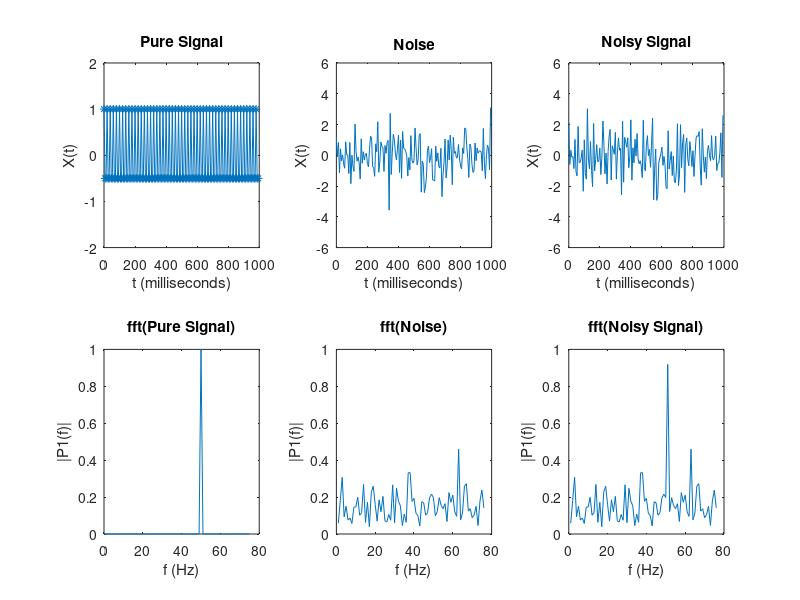

MATLAB code for this plot:
close all
% Generate a signal 1 second long with 1000 sampling frequency
% Generate noise
% Plot signal, noise, and their sum (a noisy signal)
% plot their fourier transforms

%Fs = 1000;             % Sampling frequency
Fs = 150;             % Sampling frequency
T = 1/Fs;             % Sampling period
L = Fs;               % Length of signal (Always one second long)
%L = 1000;               % Length of signal (Always one second long)
t = (0:L-1)*T;        % Time vector
fucktard = 1:150;

w0 = 50;      % Hz


%k = (1-0)/(0-150);
f = @(t) -1*t + 1;

%Form a signal containing a 50 Hz sinusoid of amplitude 1.
%S = f(t).*sin(2*pi*50*t);
S =  cos(2*pi*w0*t);
%S = (k*t + 1).*(1/2).*( exp(-j*2*pi*w0*t) + exp(j*2*pi*w0*t)) ;

%return

%Noise
N = randn(size(t));
%Noisy Signal
X = S + N;

%FIG 1 PURE SIGNAL
figure(1), subplot(2,3,1)
plot(1000*t,S, '-*')
title('Pure Signal')
xlabel('t (milliseconds)')
ylabel('X(t)')
ylim([-2 2])

%FIG 2 NOISE
figure(1), subplot(2,3,2)
plot(1000*t(fucktard),N(fucktard))
title('Noise')
xlabel('t (milliseconds)')
ylabel('X(t)')
ylim([-6 6])

%FIG 3 NOISY SIGNAL
figure(1), subplot(2,3,3)
plot(1000*t(fucktard),X(fucktard))
title('Noisy Signal')
xlabel('t (milliseconds)')
ylabel('X(t)')
ylim([-6 6])


%FIG 4 PURE SIGNAL FFT
Y = fft(S);
f = Fs*(0:(L/2))/L;
P2 = abs(Y/L);
P1 = P2(1:L/2+1);
P1(2:end-1) = 2*P1(2:end-1);
subplot(2,3,4)
plot(f, P1)
title('fft(Pure Signal)') %Single-Sided Amplitude Spectrum of S(t)
xlabel('f (Hz)')
ylabel('|P1(f)|')
ylim([0, 1])

%FIG 5 NOISE FFT
Y = fft(N);
f = Fs*(0:(L/2))/L;
P2 = abs(Y/L);
P1 = P2(1:L/2+1);
P1(2:end-1) = 2*P1(2:end-1);
subplot(2,3,5)
plot(P1)
title('fft(Noise)') %Single-Sided Amplitude Spectrum of S(t)
xlabel('f (Hz)')
ylabel('|P1(f)|')
ylim([0, 1])

%FIG 6 NOISY SIGNAL FFT
Y = fft(X);
f = Fs*(0:(L/2))/L;
P2 = abs(Y/L);
P1 = P2(1:L/2+1);
P1(2:end-1) = 2*P1(2:end-1);
subplot(2,3,6)
plot(P1)
title('fft(Noisy Signal)') %Single-Sided Amplitude Spectrum of X(t)'
xlabel('f (Hz)')
ylabel('|P1(f)|')
ylim([0, 1])


function x = mytestplot()
    figure(1), subplot(1,2,1)
    plot(1000*t(fucktard),f(fucktard), '-*')
    figure(1), subplot(1,2,2)
    plot(1000*t(fucktard),fS(fucktard), '-*')
end
